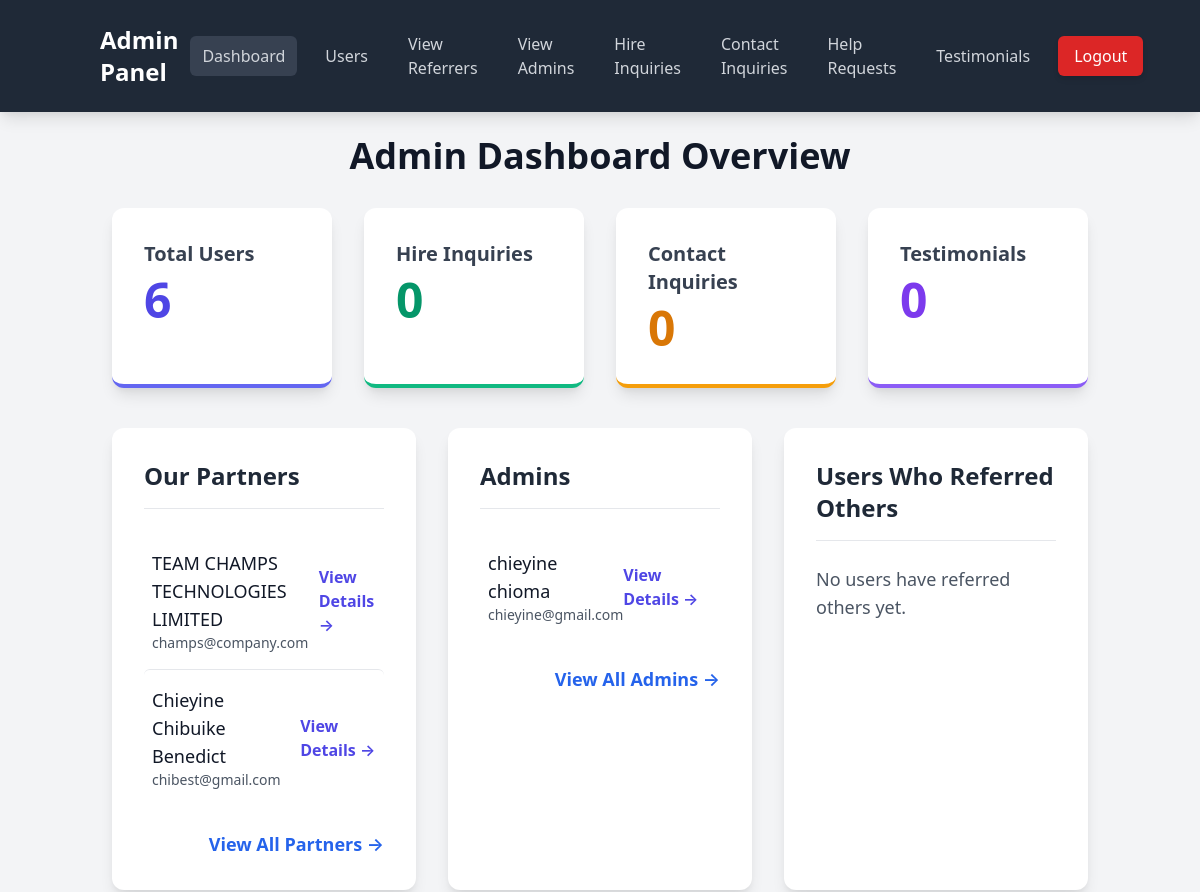
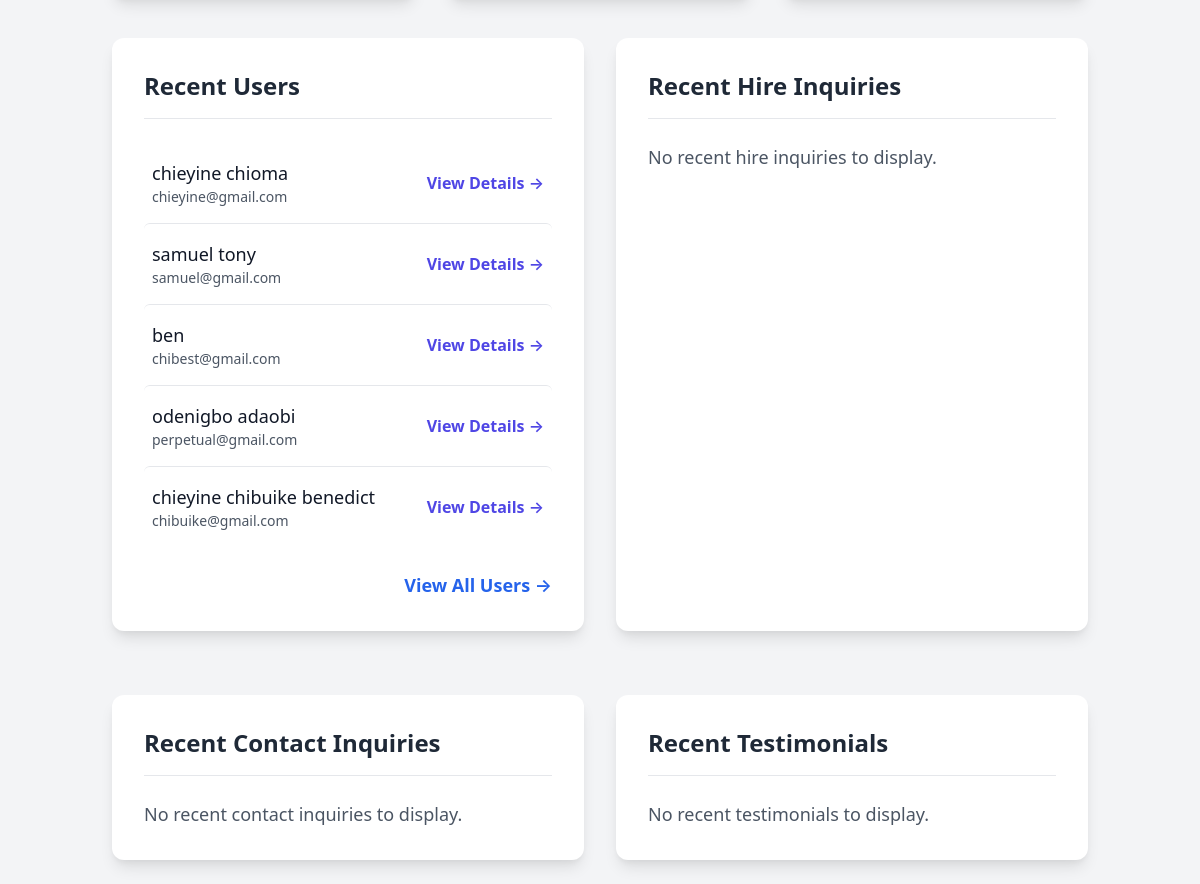
/admin/dashboard (signed in), run on the app's committed database (2 pictures, top to bottom).
### app.py (models this page shows, shortened)
class User(db.Model, UserMixin):
    id = db.Column(db.Integer, primary_key=True)
    name = db.Column(db.String(150), nullable=False)
    email = db.Column(db.String(150), unique=True, nullable=False)
    password = db.Column(db.String(200), nullable=False)
    referral_code = db.Column(db.String(10), unique=True, nullable=False)
    is_admin = db.Column(db.Boolean, default=False)
    bank_details = db.relationship('Bank', backref='owner', lazy=True, uselist=False)
    enrollments = db.relationship('CourseEnrollment', backref='enroller', lazy=True)
    referred_by_id = db.Column(db.Integer, db.ForeignKey('user.id'), nullable=True)
    referrer = db.relationship('User', remote_side=[id], backref='referred_users') # Relationship to referrers
    is_partner = db.Column(db.Boolean, default=False)
    company_name = db.Column(db.String(150), nullable=True)
    contact_name = db.Column(db.String(150), nullable=True) # Could be same as 'name' for non-partner users, but good to have
    phone = db.Column(db.String(20), nullable=True)
    business_type = db.Column(db.String(100), nullable=True)

### app.py (the view)
@app.route('/admin/dashboard') # Or @admin_bp.route('/dashboard') if using a blueprint
@login_required # Requires login
@admin_required # Requires admin privileges
def admin_dashboard():
    partners = User.query.filter_by(is_partner=True).all()
    admins = User.query.filter_by(is_admin=True).all()
    referrers = User.query.filter(User.referred_users.any()).all()
    total_users = User.query.count()
    total_hires = Hire.query.count()
    total_contacts = ContactInquiry.query.count()
    total_testimonials = Testimonial.query.count()
    recent_users = User.query.order_by(User.id.desc()).limit(5).all()
    recent_hires = Hire.query.order_by(Hire.submission_date.desc()).limit(5).all()
    recent_contacts = ContactInquiry.query.order_by(ContactInquiry.submission_date.desc()).limit(5).all()
    recent_testimonials = Testimonial.query.order_by(Testimonial.submission_date.desc()).limit(5).all()
    return render_template('admin_dashboard.html',
                           partners=partners,
                           admins=admins, # Pass admins to the template
                           referrers=referrers, # Pass referrers to the template
                           total_users=total_users,
                           total_hires=total_hires,
                           total_contacts=total_contacts,
                           total_testimonials=total_testimonials,
                           recent_users=recent_users,
                           recent_hires=recent_hires,
                           recent_contacts=recent_contacts,
                           recent_testimonials=recent_testimonials)

### app.py (called while the page is built)
@login_manager.user_loader
def load_user(user_id):
    return User.query.get(int(user_id))

def admin_required(f):
    @wraps(f)
    def decorated_function(*args, **kwargs):
        if not current_user.is_authenticated:
            flash('Please log in to access this page.', 'danger')
            return redirect(url_for('admin_login')) # Redirect to admin login if not authenticated
        if not current_user.is_admin:
            flash('You do not have administrative access.', 'danger')
            return redirect(url_for('dashboard')) # Redirect to regular dashboard or home if not admin
        return f(*args, **kwargs)
    return decorated_function

@app.context_processor
def inject_now():
    return {'datetime': datetime}

### templates/admin_dashboard.html (shortened to what this page needs)
<!DOCTYPE html>
<html lang="en">
<head>
    <link href="https://cdn.jsdelivr.net/npm/tailwindcss@2.2.19/dist/tailwind.min.css" rel="stylesheet">
</head>
<body class="bg-gray-100 font-sans">
    <nav class="bg-gray-800 p-4 text-white shadow-lg">
        <div class="container mx-auto flex justify-between items-center">
            <a href="{{ url_for('admin_dashboard') }}" class="text-2xl font-bold rounded-md px-3 py-2 hover:bg-gray-700 transition duration-300">Admin Panel</a>
            <div class="flex items-center space-x-4">
                <a href="{{ url_for('admin_dashboard') }}" class="text-gray-300 hover:text-white px-3 py-2 rounded-md transition duration-300 bg-gray-700">Dashboard</a>
                <a href="{{ url_for('all_users') }}" class="text-gray-300 hover:text-white px-3 py-2 rounded-md transition duration-300">Users</a>
                <a href="{{ url_for('admin_referrers_list') }}" class="text-gray-300 hover:text-white px-3 py-2 rounded-md transition duration-300">View Referrers</a>
                <a href="{{ url_for('admin_admins_list') }}" class="text-gray-300 hover:text-white px-3 py-2 rounded-md transition duration-300">View Admins</a>
                <a href="{{ url_for('view_hire_inquiries') }}" class="text-gray-300 hover:text-white px-3 py-2 rounded-md transition duration-300">Hire Inquiries</a>
                <a href="{{ url_for('view_contact_inquiries') }}" class="text-gray-300 hover:text-white px-3 py-2 rounded-md transition duration-300">Contact Inquiries</a>
                <a href="{{ url_for('view_help_requests') }}" class="text-gray-300 hover:text-white px-3 py-2 rounded-md transition duration-300">Help Requests</a>
                <a href="{{ url_for('view_testimonials') }}" class="text-gray-300 hover:text-white px-3 py-2 rounded-md transition duration-300">Testimonials</a>
                <a href="{{ url_for('admin_logout') }}" class="bg-red-600 hover:bg-red-700 text-white px-4 py-2 rounded-md ml-4 transition duration-300 shadow-md">Logout</a>
            </div>
        </div>
    </nav>
    <div class="container mx-auto p-6">
        <h1 class="text-4xl font-extrabold mb-8 text-gray-900 text-center">Admin Dashboard Overview</h1>
        <div class="grid grid-cols-1 md:grid-cols-2 lg:grid-cols-4 gap-8 mb-10">
            <div class="bg-white p-8 rounded-xl shadow-lg transform hover:scale-105 transition duration-300 ease-in-out border-b-4 border-indigo-500">
                <h3 class="text-xl font-semibold text-gray-700 mb-2">Total Users</h3>
                <p class="text-5xl font-bold text-indigo-600">{{ total_users }}</p>
            </div>
            <div class="bg-white p-8 rounded-xl shadow-lg transform hover:scale-105 transition duration-300 ease-in-out border-b-4 border-green-500">
                <h3 class="text-xl font-semibold text-gray-700 mb-2">Hire Inquiries</h3>
                <p class="text-5xl font-bold text-green-600">{{ total_hires }}</p>
            </div>
            <div class="bg-white p-8 rounded-xl shadow-lg transform hover:scale-105 transition duration-300 ease-in-out border-b-4 border-yellow-500">
                <h3 class="text-xl font-semibold text-gray-700 mb-2">Contact Inquiries</h3>
                <p class="text-5xl font-bold text-yellow-600">{{ total_contacts }}</p>
            </div>
            <div class="bg-white p-8 rounded-xl shadow-lg transform hover:scale-105 transition duration-300 ease-in-out border-b-4 border-purple-500">
                <h3 class="text-xl font-semibold text-gray-700 mb-2">Testimonials</h3>
                <p class="text-5xl font-bold text-purple-600">{{ total_testimonials }}</p>
            </div>
        </div>
        <div class="grid grid-cols-1 lg:grid-cols-3 gap-8 mb-10">
            <div class="bg-white p-8 rounded-xl shadow-lg">
                <h2 class="text-2xl font-bold mb-6 text-gray-800 border-b pb-4">Our Partners</h2>
                {% if partners %}
                <ul class="divide-y divide-gray-200">
                    {% for partner in partners %}
                    <li class="py-4 flex justify-between items-center hover:bg-gray-50 rounded-md px-2 transition duration-200">
                        <div>
                            <p class="text-gray-900 font-medium text-lg">{{ partner.company_name or partner.name }}</p>
                            <p class="text-sm text-gray-600">{{ partner.email }}</p>
                        </div>
                        <a href="{{ url_for('view_user', user_id=partner.id) }}" class="text-indigo-600 hover:text-indigo-800 text-base font-semibold transition duration-300">View Details &rarr;</a>
                    </li>
                    {% endfor %}
                </ul>
                <div class="text-right mt-6">
                    <a href="{{ url_for('all_users', filter_partner=True) }}" class="text-blue-600 hover:text-blue-800 font-semibold text-lg transition duration-300">View All Partners &rarr;</a>
                </div>
                {% else %}
                <p class="text-gray-600 text-lg">No partners registered yet.</p>
                {% endif %}
            </div>
            <div class="bg-white p-8 rounded-xl shadow-lg">
                <h2 class="text-2xl font-bold mb-6 text-gray-800 border-b pb-4">Admins</h2>
                {% if admins %}
                <ul class="divide-y divide-gray-200">
                    {% for admin in admins %}
                    <li class="py-4 flex justify-between items-center hover:bg-gray-50 rounded-md px-2 transition duration-200">
                        <div>
                            <p class="text-gray-900 font-medium text-lg">{{ admin.name }}</p>
                            <p class="text-sm text-gray-600">{{ admin.email }}</p>
                        </div>
                        <a href="{{ url_for('view_user', user_id=admin.id) }}" class="text-indigo-600 hover:text-indigo-800 text-base font-semibold transition duration-300">View Details &rarr;</a>
                    </li>
                    {% endfor %}
                </ul>
                <div class="text-right mt-6">
                    <a href="{{ url_for('admin_admins_list') }}" class="text-blue-600 hover:text-blue-800 font-semibold text-lg transition duration-300">View All Admins &rarr;</a>
                </div>
                {% else %}
                <p class="text-gray-600 text-lg">No admins found.</p>
                {% endif %}
            </div>
            <div class="bg-white p-8 rounded-xl shadow-lg">
                <h2 class="text-2xl font-bold mb-6 text-gray-800 border-b pb-4">Users Who Referred Others</h2>
                {% if referrers %}
                <ul class="divide-y divide-gray-200">
                    {% for referrer in referrers %}
                    <li class="py-4 flex justify-between items-center hover:bg-gray-50 rounded-md px-2 transition duration-200">
                        <div>
                            <p class="text-gray-900 font-medium text-lg">{{ referrer.name }}</p>
                            <p class="text-sm text-gray-600">{{ referrer.email }}</p>
                            <p class="text-xs text-gray-500">Referred: {{ referrer.referred_users|length }} users</p>
                        </div>
                        <a href="{{ url_for('view_user', user_id=referrer.id) }}" class="text-indigo-600 hover:text-indigo-800 text-base font-semibold transition duration-300">View Details &rarr;</a>
                    </li>
                    {% endfor %}
                </ul>
                <div class="text-right mt-6">
                    <a href="{{ url_for('admin_referrers_list') }}" class="text-blue-600 hover:text-blue-800 font-semibold text-lg transition duration-300">View All Referrers &rarr;</a>
                </div>
                {% else %}
                <p class="text-gray-600 text-lg">No users have referred others yet.</p>
                {% endif %}
            </div>
        </div>
        <div class="grid grid-cols-1 lg:grid-cols-2 gap-8">
            <div class="bg-white p-8 rounded-xl shadow-lg">
                <h2 class="text-2xl font-bold mb-6 text-gray-800 border-b pb-4">Recent Users</h2>
                {% if recent_users %}
                <ul class="divide-y divide-gray-200">
                    {% for user in recent_users %}
                    <li class="py-4 flex justify-between items-center hover:bg-gray-50 rounded-md px-2 transition duration-200">
                        <div>
                            <p class="text-gray-900 font-medium text-lg">{{ user.name }}</p>
                            <p class="text-sm text-gray-600">{{ user.email }}</p>
                        </div>
                        <a href="{{ url_for('view_user', user_id=user.id) }}" class="text-indigo-600 hover:text-indigo-800 text-base font-semibold transition duration-300">View Details &rarr;</a>
                    </li>
                    {% endfor %}
                </ul>
                <div class="text-right mt-6">
                    <a href="{{ url_for('all_users') }}" class="text-blue-600 hover:text-blue-800 font-semibold text-lg transition duration-300">View All Users &rarr;</a>
                </div>
                {% else %}
                <p class="text-gray-600 text-lg">No recent users to display.</p>
                {% endif %}
            </div>
            <div class="bg-white p-8 rounded-xl shadow-lg">
                <h2 class="text-2xl font-bold mb-6 text-gray-800 border-b pb-4">Recent Hire Inquiries</h2>
                {% if recent_hires %}
                <ul class="divide-y divide-gray-200">
                    {% for hire in recent_hires %}
                    <li class="py-4 hover:bg-gray-50 rounded-md px-2 transition duration-200">
                        <p class="text-gray-900 font-medium text-lg">{{ hire.full_name }} ({{ hire.company_name or 'N/A' }})</p>
                        <p class="text-sm text-gray-600">{{ hire.service_interest }} - {{ hire.submission_date.strftime('%Y-%m-%d %H:%M') }}</p>
                    </li>
                    {% endfor %}
                </ul>
                <div class="text-right mt-6">
                    <a href="{{ url_for('view_hire_inquiries') }}" class="text-blue-600 hover:text-blue-800 font-semibold text-lg transition duration-300">View All Hire Inquiries &rarr;</a>
                </div>
                {% else %}
                <p class="text-gray-600 text-lg">No recent hire inquiries to display.</p>
                {% endif %}
            </div>
            <div class="bg-white p-8 rounded-xl shadow-lg mt-8">
                <h2 class="text-2xl font-bold mb-6 text-gray-800 border-b pb-4">Recent Contact Inquiries</h2>
                {% if recent_contacts %}
                <ul class="divide-y divide-gray-200">
                    {% for contact in recent_contacts %}
                    <li class="py-4 hover:bg-gray-50 rounded-md px-2 transition duration-200">
                        <p class="text-gray-900 font-medium text-lg">{{ contact.full_name }}</p>
                        <p class="text-sm text-gray-600">{{ contact.subject }} - {{ contact.submission_date.strftime('%Y-%m-%d %H:%M') }}</p>
                    </li>
                    {% endfor %}
                </ul>
                <div class="text-right mt-6">
                    <a href="{{ url_for('view_contact_inquiries') }}" class="text-blue-600 hover:text-blue-800 font-semibold text-lg transition duration-300">View All Contact Inquiries &rarr;</a>
                </div>
                {% else %}
                <p class="text-gray-600 text-lg">No recent contact inquiries to display.</p>
                {% endif %}
            </div>
            <div class="bg-white p-8 rounded-xl shadow-lg mt-8">
                <h2 class="text-2xl font-bold mb-6 text-gray-800 border-b pb-4">Recent Testimonials</h2>
                {% if recent_testimonials %}
                <ul class="divide-y divide-gray-200">
                    {% for testimonial in recent_testimonials %}
                    <li class="py-4 hover:bg-gray-50 rounded-md px-2 transition duration-200">
                        <p class="text-gray-900 font-medium text-lg">{{ testimonial.name }}</p>
                        <p class="text-sm text-gray-600">Rating: {{ testimonial.rating }} stars - {{ testimonial.submission_date.strftime('%Y-%m-%d %H:%M') }}</p>
                    </li>
                    {% endfor %}
                </ul>
                <div class="text-right mt-6">
                    <a href="{{ url_for('view_testimonials') }}" class="text-blue-600 hover:text-blue-800 font-semibold text-lg transition duration-300">View All Testimonials &rarr;</a>
                </div>
                {% else %}
                <p class="text-gray-600 text-lg">No recent testimonials to display.</p>
                {% endif %}
            </div>
        </div>
    </div>
</body>
</html>

### templates/admin_dashboard.html (style rules this page uses)
body { font-family: 'Inter', sans-serif; }

### data on the page
User: company_name "TEAM CHAMPS TECHNOLOGIES LIMITED", email "champs@company.com"
User: company_name "Chieyine Chibuike Benedict", email "chibest@gmail.com", name "ben"
User: name "chieyine chioma", email "chieyine@gmail.com"
User: name "samuel tony", email "samuel@gmail.com"
User: name "odenigbo adaobi", email "perpetual@gmail.com"
User: name "chieyine chibuike benedict", email "chibuike@gmail.com"

### other printed values
{{ total_users }} "6"
{{ total_hires }} "0"
{{ total_contacts }} "0"
{{ total_testimonials }} "0"
